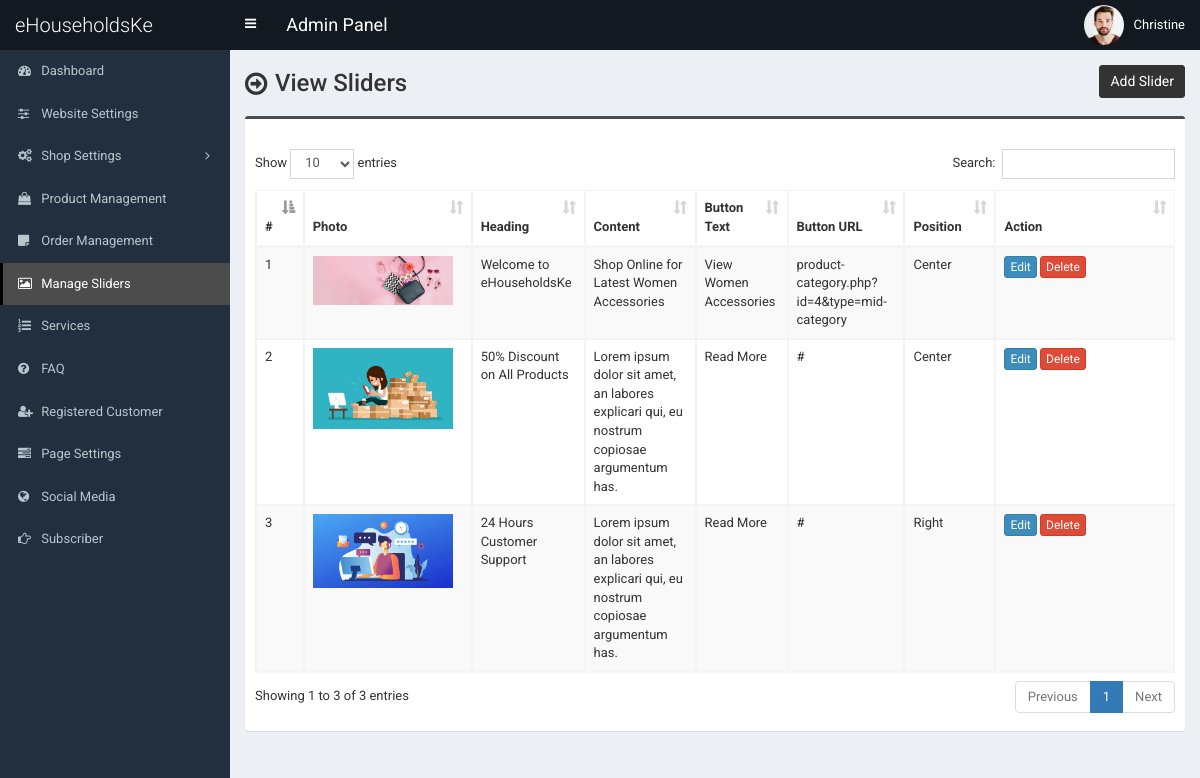
/admin/slider.php (signed in), run on the app's committed database.
### tables this page shows
CREATE TABLE `tbl_slider` (
  `id` int(11) NOT NULL,
  `photo` varchar(255) NOT NULL,
  `heading` varchar(255) NOT NULL,
  `content` text NOT NULL,
  `button_text` varchar(255) NOT NULL,
  `button_url` varchar(255) NOT NULL,
  `position` varchar(255) NOT NULL
);

### admin/slider.php (the view, shortened to what this page needs)
<?php require_once('header.php'); ?>
<section class="content-header">
	<div class="content-header-left">
		<h1>View Sliders</h1>
	</div>
	<div class="content-header-right">
		<a href="slider-add.php" class="btn btn-primary btn-sm">Add Slider</a>
	</div>
</section>
<section class="content">
	<div class="row">
		<div class="col-md-12">
			<div class="box box-info">
				<div class="box-body table-responsive">
					<table id="example1" class="table table-bordered table-hover table-striped">
						<thead>
							<tr>
								<th>#</th>
								<th>Photo</th>
								<th>Heading</th>
								<th>Content</th>
								<th>Button Text</th>
								<th>Button URL</th>
								<th>Position</th>
								<th width="140">Action</th>
							</tr>
						</thead>
						<tbody>
							<?php
							$i=0;
							$statement = $pdo->prepare("SELECT
														id,
														photo,
														heading,
														content,
														button_text,
														button_url,
														position
							                           	FROM tbl_slider
							                           	");
							$statement->execute();
							$result = $statement->fetchAll(PDO::FETCH_ASSOC);
							foreach ($result as $row) {
								$i++;
								?>
								<tr>
									<td><?php echo $i; ?></td>
									<td style="width:150px;"><img src="../assets/uploads/<?php echo $row['photo']; ?>" alt="<?php echo $row['heading']; ?>" style="width:140px;"></td>
									<td><?php echo $row['heading']; ?></td>
									<td><?php echo $row['content']; ?></td>
									<td><?php echo $row['button_text']; ?></td>
									<td><?php echo $row['button_url']; ?></td>
									<td><?php echo $row['position']; ?></td>
									<td>
										<a href="slider-edit.php?id=<?php echo $row['id']; ?>" class="btn btn-primary btn-xs">Edit</a>
										<a href="#" class="btn btn-danger btn-xs" data-href="slider-delete.php?id=<?php echo $row['id']; ?>" data-toggle="modal" data-target="#confirm-delete">Delete</a>
									</td>
								</tr>
								<?php
							}
							?>
						</tbody>
					</table>
				</div>
			</div>
		</div>
	</div>
</section>
<?php require_once('footer.php'); ?>

### admin/style.css (style rules this page uses)
body { font-size: 13px; font-family: "Roboto", sans-serif; }
.content-header > h1, .content-header .content-header-left h1 { font-family: "Roboto", sans-serif; }
.box-info { padding-top: 20px; }
.content-header { overflow: hidden; }
.content-header .content-header-left { float: left; padding-top: 5px; }
.content-header .content-header-right { float: right; }
.content-header .content-header-left h1 { margin-top: 0; margin-bottom: 0; padding-left: 30px; padding-bottom: 5px; font-size: 24px; position: relative; }
.content-header .content-header-left h1:before { position: absolute; top: 0; left: 0; font-family: "FontAwesome", sans-serif; font-size: 26px; content: "\f18e"; }
.content-header .content-header-right a { position: relative; font-size: 14px; }
.box.box-info { border-top-color: #4c4c4c; }
.content-header .content-header-right a { background-color: #333333; border-color: #333333; }

### data on the page
tbl_slider: photo (picture), heading "Welcome to eHouseholdsKe", content "Shop Online for Latest Women Accessories", button_text "View Women Accessories", button_url "product-category.php?id=4&type=mid-category", position "Center"
tbl_slider: photo (picture), heading "50% Discount on All Products", content "Lorem ipsum dolor sit amet, an labores explicari qui, eu nostrum copiosae argumentum has.", button_text "Read More", button_url "#", position "Center"
tbl_slider: photo (picture), heading "24 Hours Customer Support", content "Lorem ipsum dolor sit amet, an labores explicari qui, eu nostrum copiosae argumentum has.", button_text "Read More", button_url "#", position "Right"

### other printed values
$_SESSION['user']['full_name'] "Christine"
